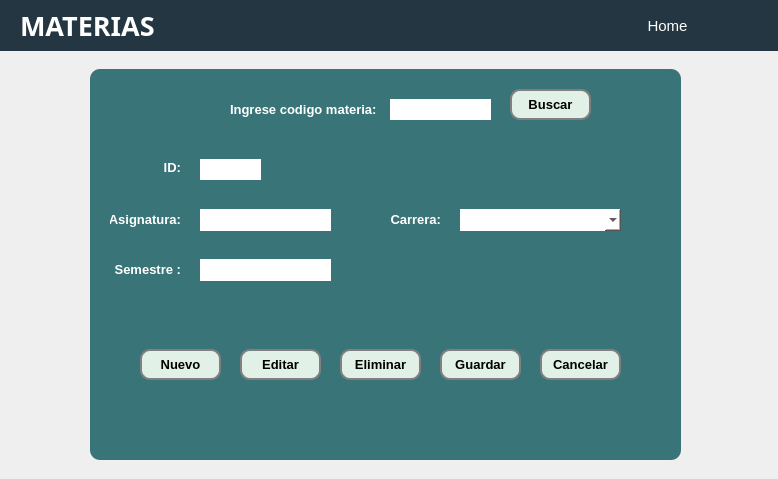
<?xml version="1.0" encoding="UTF-8"?>
<ui version="4.0">
 <class>Dialog</class>
 <widget class="QDialog" name="Dialog">
  <property name="geometry">
   <rect>
    <x>0</x>
    <y>0</y>
    <width>778</width>
    <height>479</height>
   </rect>
  </property>
  <property name="windowTitle">
   <string>Dialog</string>
  </property>
  <widget class="QLabel" name="label">
   <property name="geometry">
    <rect>
     <x>0</x>
     <y>0</y>
     <width>781</width>
     <height>51</height>
    </rect>
   </property>
   <property name="font">
    <font>
     <family>Arial Black</family>
     <pointsize>20</pointsize>
     <bold>true</bold>
    </font>
   </property>
   <property name="styleSheet">
    <string notr="true">background-color: #243642;
color: #FFFFFF</string>
   </property>
   <property name="text">
    <string>MATERIAS</string>
   </property>
   <property name="alignment">
    <set>Qt::AlignLeading|Qt::AlignLeft|Qt::AlignVCenter</set>
   </property>
   <property name="margin">
    <number>0</number>
   </property>
   <property name="indent">
    <number>20</number>
   </property>
  </widget>
  <widget class="QPushButton" name="btnHome">
   <property name="geometry">
    <rect>
     <x>630</x>
     <y>10</y>
     <width>75</width>
     <height>31</height>
    </rect>
   </property>
   <property name="font">
    <font>
     <family>Arial</family>
     <pointsize>11</pointsize>
    </font>
   </property>
   <property name="cursor">
    <cursorShape>PointingHandCursor</cursorShape>
   </property>
   <property name="styleSheet">
    <string notr="true">color: rgb(255, 255, 255);</string>
   </property>
   <property name="text">
    <string>Home</string>
   </property>
   <property name="flat">
    <bool>true</bool>
   </property>
  </widget>
  <widget class="QFrame" name="frameFormHorario">
   <property name="geometry">
    <rect>
     <x>90</x>
     <y>69</y>
     <width>591</width>
     <height>391</height>
    </rect>
   </property>
   <property name="cursor">
    <cursorShape>ArrowCursor</cursorShape>
   </property>
   <property name="styleSheet">
    <string notr="true">background-color:#387478;
border-radius: 10px;</string>
   </property>
   <property name="frameShape">
    <enum>QFrame::StyledPanel</enum>
   </property>
   <property name="frameShadow">
    <enum>QFrame::Raised</enum>
   </property>
   <widget class="QLabel" name="label_2">
    <property name="geometry">
     <rect>
      <x>42</x>
      <y>90</y>
      <width>49</width>
      <height>16</height>
     </rect>
    </property>
    <property name="font">
     <font>
      <family>Arial</family>
      <pointsize>10</pointsize>
      <bold>true</bold>
     </font>
    </property>
    <property name="layoutDirection">
     <enum>Qt::LeftToRight</enum>
    </property>
    <property name="styleSheet">
     <string notr="true">color: rgb(255, 255, 255);</string>
    </property>
    <property name="text">
     <string>ID:</string>
    </property>
    <property name="alignment">
     <set>Qt::AlignRight|Qt::AlignTrailing|Qt::AlignVCenter</set>
    </property>
   </widget>
   <widget class="QLabel" name="label_3">
    <property name="geometry">
     <rect>
      <x>20</x>
      <y>140</y>
      <width>71</width>
      <height>20</height>
     </rect>
    </property>
    <property name="font">
     <font>
      <family>Arial</family>
      <pointsize>10</pointsize>
      <bold>true</bold>
     </font>
    </property>
    <property name="layoutDirection">
     <enum>Qt::LeftToRight</enum>
    </property>
    <property name="styleSheet">
     <string notr="true">color: rgb(255, 255, 255);</string>
    </property>
    <property name="text">
     <string>Asignatura:</string>
    </property>
    <property name="alignment">
     <set>Qt::AlignRight|Qt::AlignTrailing|Qt::AlignVCenter</set>
    </property>
   </widget>
   <widget class="QLabel" name="label_4">
    <property name="geometry">
     <rect>
      <x>10</x>
      <y>190</y>
      <width>81</width>
      <height>20</height>
     </rect>
    </property>
    <property name="font">
     <font>
      <family>Arial</family>
      <pointsize>10</pointsize>
      <bold>true</bold>
     </font>
    </property>
    <property name="layoutDirection">
     <enum>Qt::LeftToRight</enum>
    </property>
    <property name="styleSheet">
     <string notr="true">color: rgb(255, 255, 255);</string>
    </property>
    <property name="text">
     <string>Semestre :</string>
    </property>
    <property name="alignment">
     <set>Qt::AlignRight|Qt::AlignTrailing|Qt::AlignVCenter</set>
    </property>
   </widget>
   <widget class="QLineEdit" name="entryId">
    <property name="geometry">
     <rect>
      <x>110</x>
      <y>90</y>
      <width>61</width>
      <height>21</height>
     </rect>
    </property>
    <property name="styleSheet">
     <string notr="true">background-color: rgb(255, 255, 255);
border-radius:none;</string>
    </property>
   </widget>
   <widget class="QLabel" name="label_10">
    <property name="geometry">
     <rect>
      <x>140</x>
      <y>30</y>
      <width>151</width>
      <height>20</height>
     </rect>
    </property>
    <property name="font">
     <font>
      <family>Arial</family>
      <pointsize>10</pointsize>
      <bold>true</bold>
     </font>
    </property>
    <property name="styleSheet">
     <string notr="true">color: rgb(255, 255, 255);</string>
    </property>
    <property name="text">
     <string>Ingrese codigo materia:</string>
    </property>
   </widget>
   <widget class="QLineEdit" name="entryBuscarId">
    <property name="geometry">
     <rect>
      <x>300</x>
      <y>30</y>
      <width>101</width>
      <height>21</height>
     </rect>
    </property>
    <property name="styleSheet">
     <string notr="true">background-color: rgb(255, 255, 255);
border-radius: none;</string>
    </property>
   </widget>
   <widget class="QPushButton" name="btnNuevo">
    <property name="geometry">
     <rect>
      <x>50</x>
      <y>280</y>
      <width>81</width>
      <height>31</height>
     </rect>
    </property>
    <property name="font">
     <font>
      <family>Arial</family>
      <pointsize>10</pointsize>
      <bold>true</bold>
     </font>
    </property>
    <property name="styleSheet">
     <string notr="true">background-color: #E2F1E7;
border: 2px solid grey;
padding: 5px;</string>
    </property>
    <property name="text">
     <string>Nuevo</string>
    </property>
   </widget>
   <widget class="QPushButton" name="btnEditar">
    <property name="geometry">
     <rect>
      <x>150</x>
      <y>280</y>
      <width>81</width>
      <height>31</height>
     </rect>
    </property>
    <property name="font">
     <font>
      <family>Arial</family>
      <pointsize>10</pointsize>
      <bold>true</bold>
     </font>
    </property>
    <property name="styleSheet">
     <string notr="true">background-color: #E2F1E7;
border: 2px solid grey;
padding: 5px;</string>
    </property>
    <property name="text">
     <string>Editar</string>
    </property>
   </widget>
   <widget class="QPushButton" name="btnEliminar">
    <property name="geometry">
     <rect>
      <x>250</x>
      <y>280</y>
      <width>81</width>
      <height>31</height>
     </rect>
    </property>
    <property name="font">
     <font>
      <family>Arial</family>
      <pointsize>10</pointsize>
      <bold>true</bold>
     </font>
    </property>
    <property name="styleSheet">
     <string notr="true">background-color: #E2F1E7;
border: 2px solid grey;
padding: 5px;</string>
    </property>
    <property name="text">
     <string>Eliminar</string>
    </property>
   </widget>
   <widget class="QPushButton" name="btnGuardar">
    <property name="geometry">
     <rect>
      <x>350</x>
      <y>280</y>
      <width>81</width>
      <height>31</height>
     </rect>
    </property>
    <property name="font">
     <font>
      <family>Arial</family>
      <pointsize>10</pointsize>
      <bold>true</bold>
     </font>
    </property>
    <property name="styleSheet">
     <string notr="true">background-color: #E2F1E7;
border: 2px solid grey;
padding: 5px;</string>
    </property>
    <property name="text">
     <string>Guardar</string>
    </property>
   </widget>
   <widget class="QPushButton" name="btnCancelar">
    <property name="geometry">
     <rect>
      <x>450</x>
      <y>280</y>
      <width>81</width>
      <height>31</height>
     </rect>
    </property>
    <property name="font">
     <font>
      <family>Arial</family>
      <pointsize>10</pointsize>
      <bold>true</bold>
     </font>
    </property>
    <property name="styleSheet">
     <string notr="true">background-color: #E2F1E7;
border: 2px solid grey;
padding: 5px;</string>
    </property>
    <property name="text">
     <string>Cancelar</string>
    </property>
   </widget>
   <widget class="QPushButton" name="btnBuscar">
    <property name="geometry">
     <rect>
      <x>420</x>
      <y>20</y>
      <width>81</width>
      <height>31</height>
     </rect>
    </property>
    <property name="font">
     <font>
      <family>Arial</family>
      <pointsize>10</pointsize>
      <bold>true</bold>
     </font>
    </property>
    <property name="styleSheet">
     <string notr="true">background-color: #E2F1E7;
border: 2px solid grey;
padding: 5px;</string>
    </property>
    <property name="text">
     <string>Buscar</string>
    </property>
   </widget>
   <widget class="QLineEdit" name="entryAsignatura">
    <property name="geometry">
     <rect>
      <x>110</x>
      <y>140</y>
      <width>131</width>
      <height>22</height>
     </rect>
    </property>
    <property name="styleSheet">
     <string notr="true">background-color: white;
border-radius: none;
</string>
    </property>
   </widget>
   <widget class="QLineEdit" name="entrySemestre">
    <property name="geometry">
     <rect>
      <x>110</x>
      <y>190</y>
      <width>131</width>
      <height>22</height>
     </rect>
    </property>
    <property name="styleSheet">
     <string notr="true">background-color: white;
border-radius: none;
</string>
    </property>
   </widget>
   <widget class="QLabel" name="label_8">
    <property name="geometry">
     <rect>
      <x>270</x>
      <y>140</y>
      <width>81</width>
      <height>20</height>
     </rect>
    </property>
    <property name="font">
     <font>
      <family>Arial</family>
      <pointsize>10</pointsize>
      <bold>true</bold>
     </font>
    </property>
    <property name="layoutDirection">
     <enum>Qt::LeftToRight</enum>
    </property>
    <property name="styleSheet">
     <string notr="true">color: rgb(255, 255, 255);</string>
    </property>
    <property name="text">
     <string>Carrera:</string>
    </property>
    <property name="alignment">
     <set>Qt::AlignRight|Qt::AlignTrailing|Qt::AlignVCenter</set>
    </property>
   </widget>
   <widget class="QComboBox" name="cbCarrera">
    <property name="geometry">
     <rect>
      <x>370</x>
      <y>140</y>
      <width>161</width>
      <height>22</height>
     </rect>
    </property>
    <property name="styleSheet">
     <string notr="true">background-color:white;
border-radius:none;</string>
    </property>
   </widget>
  </widget>
 </widget>
 <resources/>
 <connections/>
</ui>
